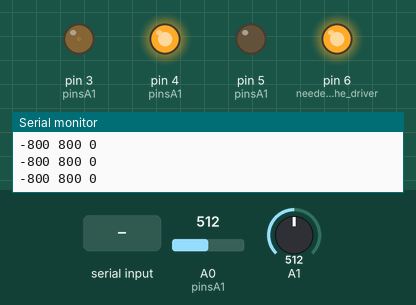
Recording of a sketch running on a simulated Arduino Uno, built with avr-gcc and run on an emulated ATmega328P. Shown: output pins drawn as LEDs (lit = HIGH), the last lines printed to the serial monitor. Inputs (shaded band) come from the test bench; at power-on: A0 (pinsA1) = 512, A1 = 512.

Above: at 1.2 s.
1.3 s: A0 (pinsA1) set to 716
At 1.8 s:
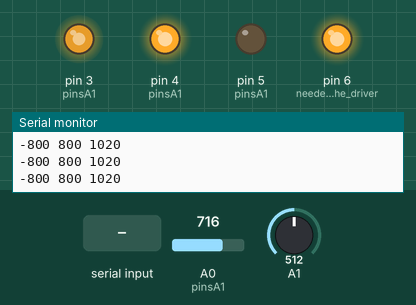
2.8 s: A0 (pinsA1) set to 511
At 4.7 s:
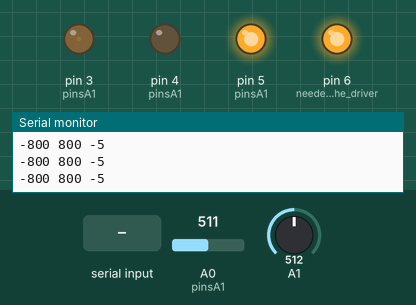
5.6 s: "90,45\n" received over Serial
At 7.3 s:
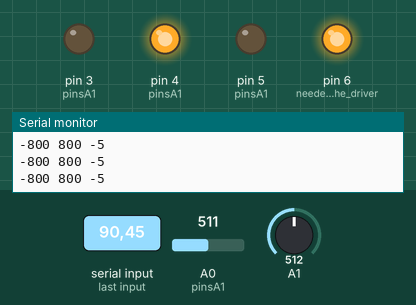
8.6 s: A0 (pinsA1) set to 306
At 9.1 s:
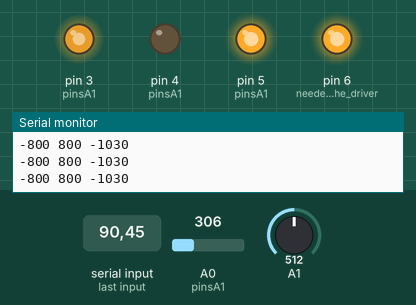
10.1 s: A1 set to 499
11.6 s: "30,150\n" received over Serial
At 12.4 s:
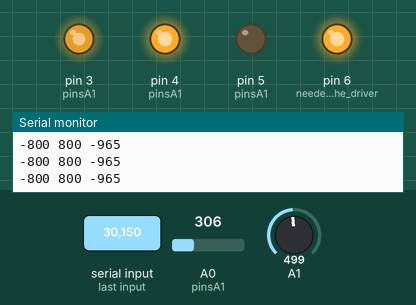
Timing chart, 0 to 14.6 s (numbered marks = the images above; inputs shaded):
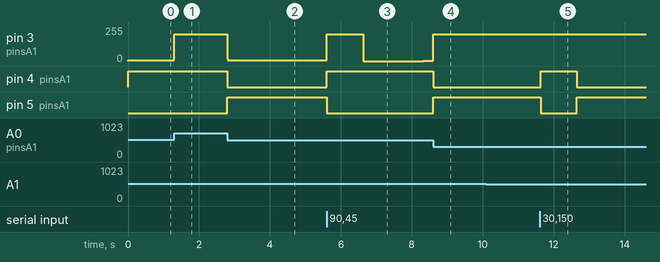

Measured:
- after the input at 1.3 s, pin 3 (pinsA1): 7/255 → 200/255 at once
- after the input at 2.8 s, pin 3 (pinsA1): 200/255 → 5/255 at once, → 4/255 1.3 s later; pin 4 (pinsA1): HIGH → LOW at once; pin 5 (pinsA1): LOW → HIGH at once
- after the input at 5.6 s, pin 4 (pinsA1): LOW → HIGH at once; pin 5 (pinsA1): HIGH → LOW at once
- after the input at 8.6 s, pin 3 (pinsA1): 1/255 → 200/255 at once; pin 4 (pinsA1): HIGH → LOW at once; pin 5 (pinsA1): LOW → HIGH at once
- after the input at 11.6 s, pin 4 (pinsA1): LOW → HIGH at once, → LOW 1.0 s later; pin 5 (pinsA1): HIGH → LOW at once, → HIGH 1.0 s later

The sketch:

ModuleTest.ino
```cpp
#include "N20SEA.h"

const int pinsA1[4] = {5,4,3,A0}; //DIR1 DIR1 PWM OuterSensor

const float kA[3] = {3.0,1.0,0.0005}; // PID values, kp, kd, ki
const int refsA[2] = {510,240}; //analog reference for outer sensor angle 0 (vertical) and 90 (horizontal to the right)
const int refsB[2] = {510,240}; //analog reference for inner sensor angle 0 (vertical) and 90 (horizontal to the right)

int c = 0;

N20SEA MA1;

void setup() {

 MA1.assignpins(pinsA1);
 MA1.assigntorquesens(A1); // inner angle sensor pin
 MA1.setrefsB(refsB); //refs for inner sensor
 MA1.setk(kA);
 MA1.setrefs(refsA); //refs for outer sensor
 Serial.begin(9600);
 pinMode(6,OUTPUT); // needed for the driver
 digitalWrite(6,HIGH);

}

void loop() {

if(Serial.available()>0){

c=Serial.parseInt()*1.0;

}

MA1.goTo(c,200); // to position c at 200 pwm max

Serial.print(-800); //to graph the "torsion"
Serial.print(" ");
Serial.print(800);
Serial.print(" ");
Serial.println(MA1.torque());

}
```

N20SEA.cpp
```cpp
#include "N20SEA.h"

N20SEA::N20SEA(){

}

N20SEA::~N20SEA()
{
    //dtor
}

int N20SEA::sval2(){

int s2 = analogRead(_senspin);
return s2;

}

int N20SEA::torque(){

int r = 5*(sval() - sval2());
return r;

}

float N20SEA::setKgradB(){ //transformation constant from degrees to values.

  _kgradB=float((_ref_90B-_ref_0B)/90.0);
  return _kgradB;

}

void N20SEA::assigntorquesens(int i){

  _senspin = i;
  pinMode(_senspin,INPUT);

}

void N20SEA::setrefsB(int refs[2]){

_ref_0B=refs[0];
_ref_90B=refs[1];

}
```

N20SEA.h
```cpp
#ifndef N20SEA_h
#define N20SEA_h

#include "N20Servo.h"

class N20SEA : public N20Servo {

  public:

  N20SEA();
  ~N20SEA();
  void assigntorquesens(int i);
  int torque();
  void setrefsB(int refs[2]);
  float setKgradB();
  int sval2();

  private:

    int _senspin;
    int _ref_0B;
    int _ref_90B;
    float _kgradB;

};

#endif
```

N20Servo.cpp
```cpp
#include "N20Servo.h"


N20Servo::N20Servo()
{

_Kp=0; //pid constants and variables initialization
_Kd=0;
_Ki=0;
_preverror=0;
_thI=8;
Derror=0;
Ierror=0;
_sensval=0;
elapsedtime=0;
currenttime=0;
previoustime=0;


}

void N20Servo::assignpins(int pins [3]){

  _pinA=pins[0];
  _pinB=pins[1];
  _pinpwm=pins[2];
  _pinsens=pins[3];
  pinMode(_pinA,OUTPUT);
  pinMode(_pinB,OUTPUT);
  pinMode(_pinpwm,OUTPUT);
  digitalWrite(_pinA,LOW);
  digitalWrite(_pinB,LOW);
  digitalWrite(_pinpwm,LOW);
  pinMode(_pinsens,INPUT);

}

N20Servo::~N20Servo()
{
    //dtor
}


int N20Servo::readSens(){ //read the analog value of the sensor

	_sensval=analogRead(_pinsens);
	return _sensval;

}

int N20Servo::sval(){ //read the analog value of the sensor

	return _sensval;

}

void N20Servo::act(int pA, int pB, int pow){

	digitalWrite(_pinA,pA);
  digitalWrite(_pinB,pB);
  analogWrite(_pinpwm,pow);

}

void N20Servo::setk(float k [3]){ //assign pid constants

	_Kp=k[0];
  _Kd=k[1];
  _Ki=k[2];

}

float N20Servo::setKgrad(){ //transformation constant from degrees to values.

  _kgrad=float((_ref_90-_ref_0)/90.0);
  return _kgrad;

}

void N20Servo::setrefs(int refs[2]){
  _ref_0=refs[0];
  _ref_90=refs[1];
  setKgrad();
}

void N20Servo::goTo(int target, int maxvel){

  target=int(_kgrad*target)+_ref_0;
  int pos = readSens();
  double error = target-pos;

  currenttime=millis();
  elapsedtime=double(currenttime-previoustime);

  Derror = (error-_preverror)/elapsedtime;
  Ierror +=error*elapsedtime;

  // if(abs(error)<=_thI){
  //   Ierror=0;
  // }
  // if (error==0){
  //   Ierror=0;
  // }
  //   if (_preverror>0 && error<0 || error>0 && _preverror<0){
  //   Ierror=0;
  // }

  // Serial.print("error: ");
  // Serial.println(error);
  // Serial.print("Derror: ");
  // Serial.println(Derror);
  // Serial.print("Ierror: ");
  // Serial.println(Ierror);

  double pow=int(_Kp*error)+int(_Kd*Derror)+int(_Ki*Ierror);

  _preverror=error;
  previoustime=currenttime;

  pow=constrain(pow,-maxvel,maxvel);
  pow=int(pow);

  if(pow>0){ //direction
    act(1,0,pow);
  }
  else{
    act(0,1,-pow);
  }

}
```

N20Servo.h
```cpp
#ifndef N20Servo_h
#define N20Servo_h

#include "Arduino.h"


class N20Servo
{

    public:

    N20Servo();
    ~N20Servo();
    void setk(float k [3]);
    int readSens(); //reads the sensor
    int sval();
    void assignpins(int pins [4]); //setup pins
    void act(int pA, int pB, int pow); //actuates
    void goTo(int target, int maxvel); //go to angle with maxvel in pwm
    void setrefs(int refs [2]); //refs for 90 and 0 degrees
    float setKgrad();
    unsigned long SR;

    private:

      int _sensval;
      int _pinA;
      int _pinB;
      int _pinpwm;
      int _pinsens;
      float _Kp;
      float _Kd;
      float _Ki;
      double _preverror;
      int Ierror;
      int Derror;
      int _ref_0;
      int _ref_90;
      float _kgrad;
      float _thI;
      unsigned long currenttime;
      unsigned long previoustime;
      double elapsedtime;

};

#endif //N20Servo_H
```
